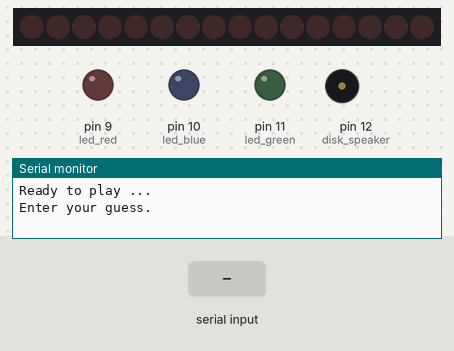
This sketch was run on a simulated Arduino Uno, built with avr-gcc and run on an emulated ATmega328P. Shown: 16 shift-register outputs drawn as a row of LEDs (first output left, lit = HIGH), output pins drawn as LEDs (lit = HIGH), buzzer (waves = sounding, pin HIGH), the last lines printed to the serial monitor. Wiring (inferred from the names in the program): 2 × shift register (74HC595): data pin 3; shift clock pin 4; latch pin 8. Wiring (inferred from the signals the program sends): row of LEDs: on Q0, Q1, Q2, Q3, Q4, Q5, Q6, Q7, Q8, Q9, Q10, Q11, Q12, Q13, Q14, Q15. Inputs (shaded band) come from the test bench. Random numbers use the default seed unless the sketch sets one; pins used as bus, display or sensor lines are not drawn.

Above: at 1.2 s.
1.3 s: "0\n" received over Serial
At 3.51 s:
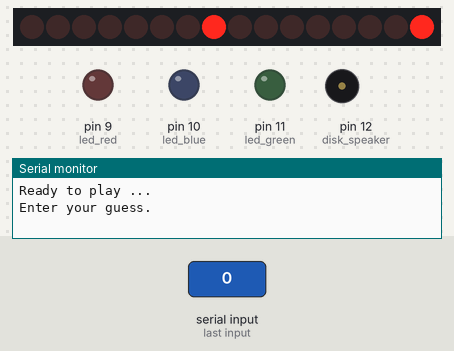
At 4.3 s:
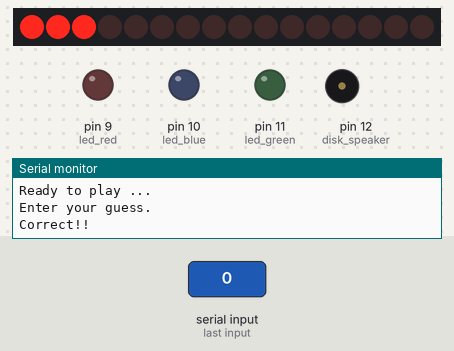
Timing chart, 0 to 8.5 s (numbered marks = the images above; inputs shaded):
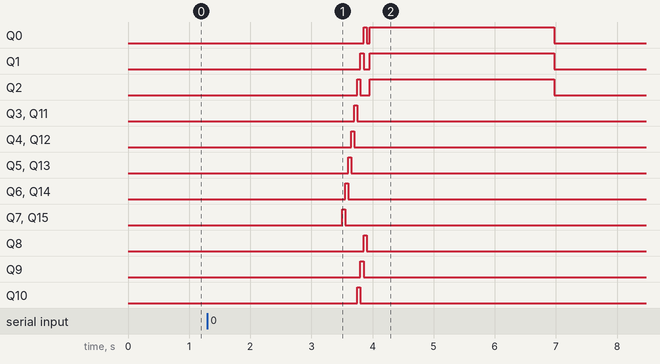

The sketch:

Starship_better_binary.ino
```cpp
// This program displays a binary number on the Left Power Pod
// The user then enters a decimal number into the serial monitor
// The computer then displays whether the user converted the
// number correctly or not.

// Map the Arduino pins to the Starship functions
#define shift_data 3  // Data for the LED shift registers
#define shift_clk 4  // Clock for the LED shift registers
#define lpod_latch 5  // Register latch for the left Power Pod
#define rpod_latch 6  // Register latch for the right Power Pod
#define disk_left_latch 7  // Latch for the left disk LEDs
#define disk_right_latch 8  // Latch for the right disk LEDs
#define led_red 9  // Red LED for the color sensor
#define led_blue 10  // Blue LED for the color sensor
#define led_green 11  // Green LED for the color sensor
#define disk_speaker 12  // Speaker connection
#define button_input 13  // User button
#define temperature_sensor A0  // Temperature sensor input
#define light_sensor A1  // Light sensor input
#define color_sensor A2  // Color sensor input
#define accl_X A3  // Accelerometer analog X-axis signal
#define accl_Y A4  // Accelerometer analog Y-axis signal
#define accl_Z A5  // Accelerometer analog Z-axis signal

void setup() {

  // Start the Serial connection at 9600 baud
  Serial.begin(9600);

  randomSeed(analogRead(light_sensor)); // Randomize our number generator

  // Set the pin Modes
  pinMode(led_red, OUTPUT);
  pinMode(led_blue, OUTPUT);
  pinMode(led_green, OUTPUT);
  pinMode(shift_data, OUTPUT);
  pinMode(shift_clk, OUTPUT);
  pinMode(lpod_latch , OUTPUT);
  pinMode(rpod_latch , OUTPUT);
  pinMode(disk_left_latch, OUTPUT);
  pinMode(disk_right_latch, OUTPUT);
  pinMode(disk_speaker, OUTPUT);
  pinMode(button_input, INPUT);

  // Turn off color sensor LEDs
  digitalWrite(led_red, LOW); // Turn off the red LED
  digitalWrite(led_blue, LOW); // Turn off the blue LED
  digitalWrite(led_green, LOW); // Turn off the green LED

  dispOff(); // Turn off all register LEDs

  Serial.println("Ready to play ...");
}

void loop() {
  // Turn all lights off
  dispOff();

  int binaryNum = random(256);

  // Display it on the Left Power Pod
  dispNum(lpod_latch, binaryNum);

  // Prompt the user for the guess
  Serial.println("Enter your guess.");
  byte myGuess = getSerialData();

  // display the guess on the Right Pod
  dispNum(rpod_latch, myGuess);
  delay(2000);

  // Did we get it right?
  if (myGuess == binaryNum) {
    // We were right!
    diskSweep(50);
    dispNum(disk_right_latch, B00000111); // Display Green Lights
    dispNum(disk_left_latch, B00000111);
    Serial.println("Correct!!");
  } else {
    dispNum(disk_right_latch, B11000000); // Display Red Lights
    dispNum(disk_left_latch, B11000000);
    tone(disk_speaker, 500, 1000); // sound sad tone
    Serial.print("Sorry... the correct number was ");
    Serial.println(binaryNum);
  }
  delay(3000); // Allow the user to see the results for 3 seconds
}

byte getSerialData() {
  char receivedChars[4];   // an array to store the received data
  char charNum = 0; //Track which digit has been received
  boolean notDone = true; // Allow us to exit when the data is done
  char rc; // This will hold the character received

  while (Serial.available() == 0) {} // Wait until Serial data appears

  while (Serial.available() > 0 && notDone) { // while there is Serial data ...
    rc = Serial.read();

    delay(100); // This makes sure we don't miss data

    if (rc != '\n') {
      receivedChars[charNum] = rc;
      charNum++;
    }
    else {
      receivedChars[charNum] = '\0'; // terminate the string
      notDone = false;
    }
  }
  return atoi(receivedChars);
}

void dispNum(char ledSet, char ledValue) {
  // set the desired latch low
  digitalWrite(ledSet, LOW);
  // shift out the desired number
  shiftOut(shift_data, shift_clk, MSBFIRST, ledValue);
  // set the desired latch high
  digitalWrite(ledSet, HIGH);
}

void dispOff() {
  // Turn all lights off
  dispNum(rpod_latch, 0);
  dispNum(lpod_latch, 0);
  dispNum(disk_left_latch, 0);
  dispNum(disk_right_latch, 0);
}

void diskSweep(long swpSpeed) {
  int num = B10000000;

  for (int i = 0; i < 9; i++) {
    dispNum(disk_left_latch, num);
    dispNum(disk_right_latch, num);
    num = num / 2;
    delay(swpSpeed);
  }
}
```

Measured:
- after the input at 1.3 s, Q0: LOW → HIGH after 2.6 s, → LOW 0.05 s later, → HIGH 0.05 s later, → LOW 3.0 s later; Q1: LOW → HIGH after 2.5 s, → LOW 0.05 s later, → HIGH 0.10 s later, → LOW 3.0 s later
